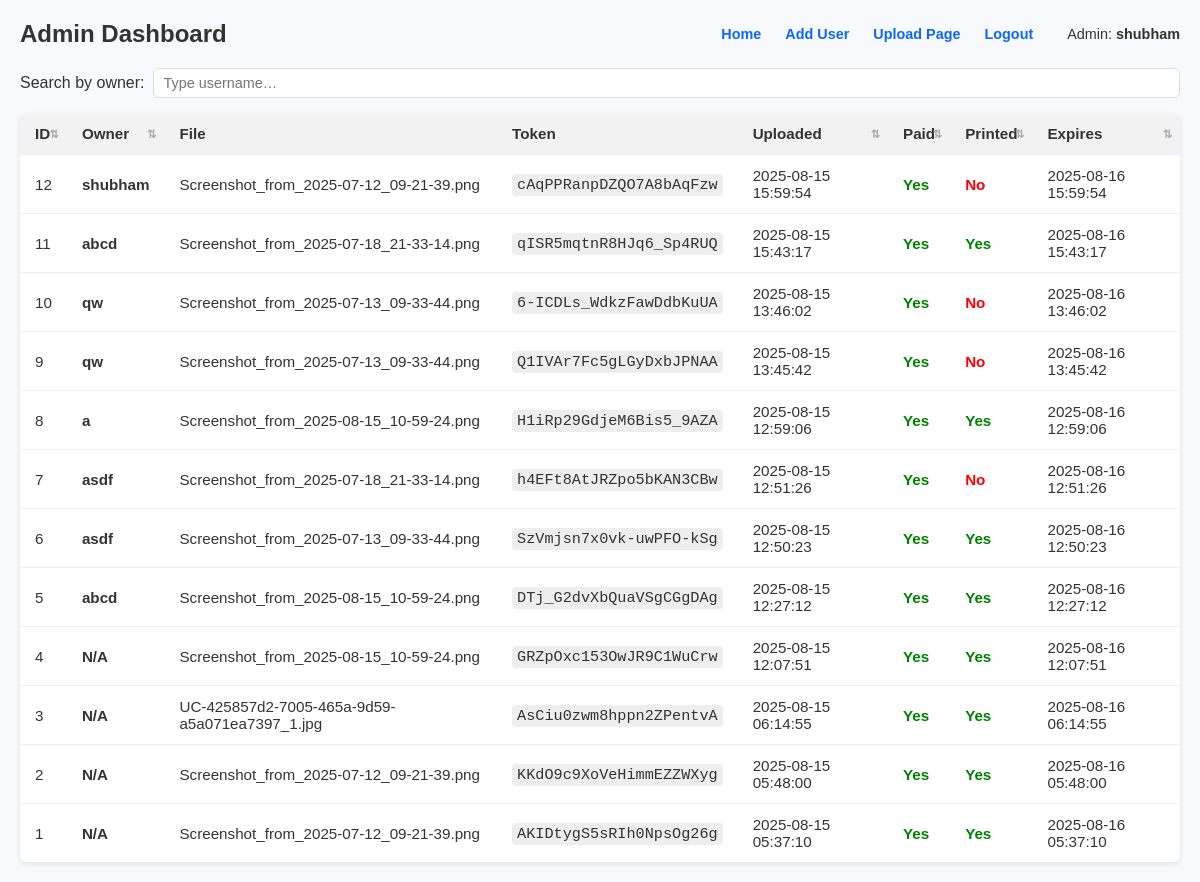
Page /admin (signed in) on the earlier database version.
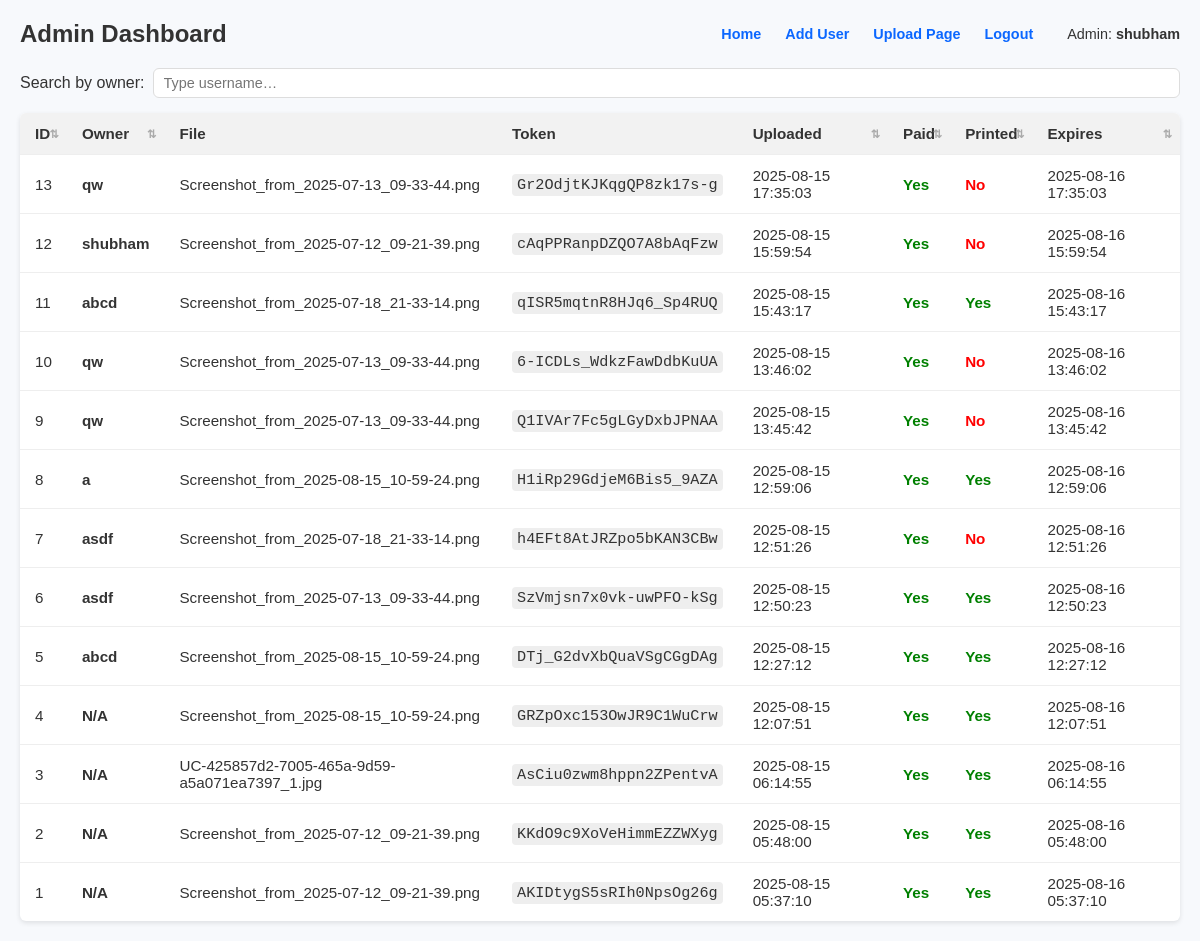
Same page on the later database version.
### tables this page shows
CREATE TABLE jobs (
        id INTEGER PRIMARY KEY AUTOINCREMENT,
        token TEXT UNIQUE,
        filename TEXT,
        filepath TEXT,
        uploaded_at INTEGER,
        paid INTEGER DEFAULT 0,
        printed INTEGER DEFAULT 0,
        expires_at INTEGER
    , owner_username TEXT);

### app.py (the view)
@app.route('/admin')
@login_required(admin_only=True)
def admin():
    conn = get_db_connection()
    cur = conn.cursor()
    cur.execute(
        'SELECT id, token, filename, owner_username, uploaded_at, paid, printed, expires_at FROM jobs ORDER BY uploaded_at DESC'
    )
    rows = cur.fetchall()
    conn.close()
    formatted = []
    for r in rows:
        formatted.append({
            'id': r[0],
            'token': r[1],
            'filename': r[2],
            'owner_username': r[3],
            'uploaded_at': datetime.fromtimestamp(r[4]).strftime("%Y-%m-%d %H:%M:%S"),
            'paid': bool(r[5]),
            'printed': bool(r[6]),
            'expires_at': datetime.fromtimestamp(r[7]).strftime("%Y-%m-%d %H:%M:%S"),
        })
    return render_template('admin.html', jobs=formatted)

### app.py (called while the page is built, shortened)
@app.context_processor
def inject_template_globals():
    max_mb = app.config.get('MAX_CONTENT_LENGTH', 0) // (1024 * 1024)
    return {
        "max_file_mb": max_mb,
        "registration_enabled": 'register' in app.view_functions
    }

def get_db_connection():
    conn = sqlite3.connect(DB_PATH)
    conn.row_factory = sqlite3.Row
    return conn

def login_required(admin_only=False):
    def decorator(f):
        @wraps(f)
        def wrapped(*args, **kwargs):
            username = session.get("user")
            if not username:
                if admin_only:
                    return redirect(url_for("admin_login", next=request.path))
                return redirect(url_for("user_login", next=request.path))
            if admin_only:
                if not session.get('is_admin'):
                    abort(403)
            return f(*args, **kwargs)
        return wrapped
    return decorator

### templates/admin.html (shortened to what this page needs)
<!doctype html>
<html lang="en">
<head>
</head>
<body>
  <div class="container">
    <div class="top">
      <h2>Admin Dashboard</h2>
      <nav class="top-nav">
        <a href="{{ url_for('index') }}">Home</a>
        <a href="{{ url_for('admin_add_user') }}">Add User</a>
        <a href="{{ url_for('index') }}">Upload Page</a>
        <a href="{{ url_for('logout') }}">Logout</a>
        <span class="admin-label">Admin: <strong>{{ session.user }}</strong></span>
      </nav>
    </div>
    <div class="controls">
      <label for="searchOwner">Search by owner:</label>
      <input id="searchOwner" type="text" placeholder="Type username…" />
    </div>
    <table>
      <thead>
        <tr>
          <th class="sortable">ID</th>
          <th class="sortable">Owner</th>
          <th>File</th>
          <th>Token</th>
          <th class="sortable">Uploaded</th>
          <th class="sortable">Paid</th>
          <th class="sortable">Printed</th>
          <th class="sortable">Expires</th>
        </tr>
      </thead>
      <tbody>
        {% for job in jobs %}
        <tr>
          <td>{{ job.id }}</td>
          <td><strong>{{ job.owner_username or 'N/A' }}</strong></td>
          <td>{{ job.filename }}</td>
          <td><code>{{ job.token }}</code></td>
          <td>{{ job.uploaded_at }}</td>
          <td>{% if job.paid %}<span class="ok">Yes</span>{% else %}<span class="no">No</span>{% endif %}</td>
          <td>{% if job.printed %}<span class="ok">Yes</span>{% else %}<span class="no">No</span>{% endif %}</td>
          <td>{{ job.expires_at }}</td>
        </tr>
        {% else %}
        <tr>
          <td colspan="8" style="text-align:center;">No jobs found.</td>
        </tr>
        {% endfor %}
      </tbody>
    </table>
  </div>
</body>
</html>

Differences in the rows shown:
added jobs: id "13", owner_username "qw", filename "Screenshot_from_2025-07-13_09-33-44.png", token "Gr2OdjtKJKqgQP8zk17s-g", uploaded_at "2025-08-15 17:35:03", paid "Yes", printed "No", expires_at "2025-08-16 17:35:03"
